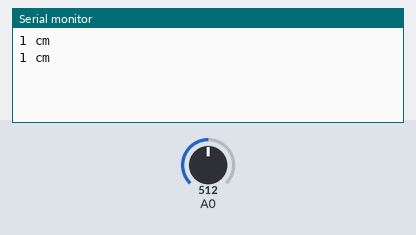
Simulated run of this sketch. Board: Arduino Uno, built with avr-gcc and run on an emulated ATmega328P. On the bench: the last lines printed to the serial monitor. The test bench sets the inputs (shaded band); at power-on: A0 = 512.

Above: at 1.8 s.
1.9 s: A0 set to 15
At 2.8 s:
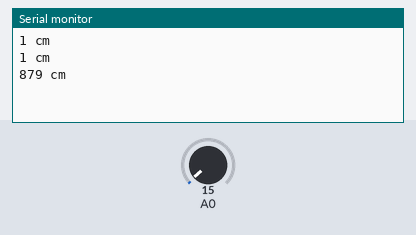
3.4 s: A0 set to 12
At 4.6 s:
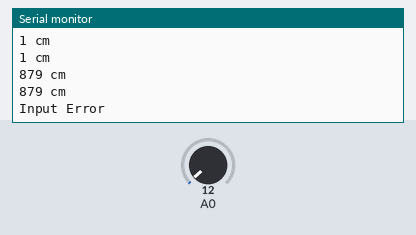

The sketch:

IR_Distance_sensor_GP2Y0A51SK0F.ino
```cpp
int distance = 0; // 거리값을 저장할 변수

void setup(){
  Serial.begin(9600); //  9600bps
}
void loop(){

  int volt = map(analogRead(A0), 0, 1023, 0, 5000); // 0~1023 사이 값을 갖는 아날로그 신호값을
                                                    //  0~5000 (5V) 사이 값으로 변환
  if(volt > 67.5)
  {
    distance = ((48375 / (volt - 67.5)  )/ 10); // 읽어들인 Voltage 값을 거리값(단위: cm)로 변환하는 공식
    Serial.print(distance);  //거리값을 시리얼모니터로 출력해줍니다.
    Serial.print(" cm");
    Serial.println(" ");
  }
  else
    Serial.println("Input Error");

  delay(1000);
}
```

Measured:
- the behaviour switches between 14 and 13 on A0 (found by bisection; images 1 and 2)
- after the input at 1.9 s, the serial monitor: prints a new line after 0.10 s (image 1)
- after the input at 3.4 s, the serial monitor: prints a new line after 0.60 s (image 2)
